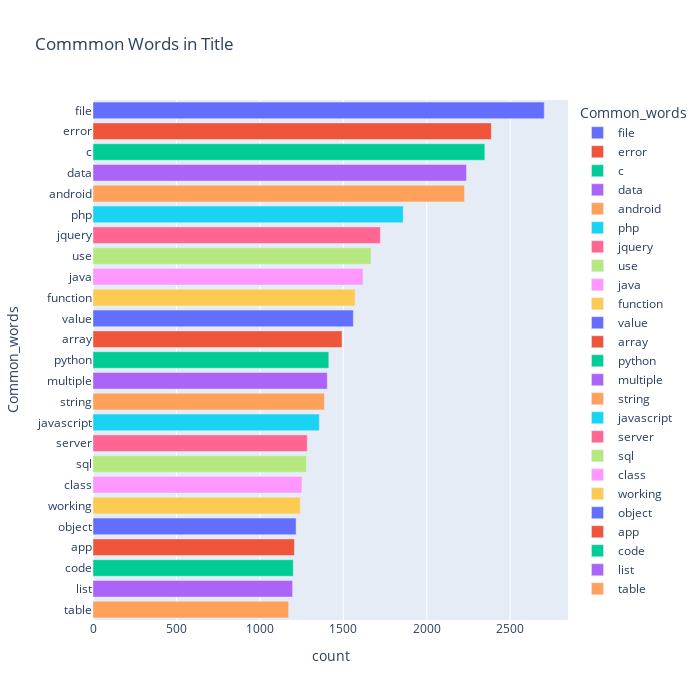

Notebook code cell kept with this figure:
### Code cell
fig = px.bar(titleDf, x="count", y="Common_words", title='Commmon Words in Title', orientation='h', 
             width=700, height=700,color='Common_words')
fig.show()

### Figure 1 — Plotly figure (JSON) as saved in the notebook; plotly's stock layout.template omitted (floating-point values rounded to 4 significant figures)
{"data": [{"alignmentgroup": "True", "hovertemplate": "Common_words=%{y}<br>count=%{x}<extra></extra>", "legendgroup": "file", "marker": {"color": "#636efa"}, "name": "file", "offsetgroup": "file", "orientation": "h", "showlegend": true, "textposition": "auto", "type": "bar", "x": [2704], "xaxis": "x", "y": ["file"], "yaxis": "y"}, {"alignmentgroup": "True", "hovertemplate": "Common_words=%{y}<br>count=%{x}<extra></extra>", "legendgroup": "error", "marker": {"color": "#EF553B"}, "name": "error", "offsetgroup": "error", "orientation": "h", "showlegend": true, "textposition": "auto", "type": "bar", "x": [2387], "xaxis": "x", "y": ["error"], "yaxis": "y"}, {"alignmentgroup": "True", "hovertemplate": "Common_words=%{y}<br>count=%{x}<extra></extra>", "legendgroup": "c", "marker": {"color": "#00cc96"}, "name": "c", "offsetgroup": "c", "orientation": "h", "showlegend": true, "textposition": "auto", "type": "bar", "x": [2348], "xaxis": "x", "y": ["c"], "yaxis": "y"}, {"alignmentgroup": "True", "hovertemplate": "Common_words=%{y}<br>count=%{x}<extra></extra>", "legendgroup": "data", "marker": {"color": "#ab63fa"}, "name": "data", "offsetgroup": "data", "orientation": "h", "showlegend": true, "textposition": "auto", "type": "bar", "x": [2238], "xaxis": "x", "y": ["data"], "yaxis": "y"}, {"alignmentgroup": "True", "hovertemplate": "Common_words=%{y}<br>count=%{x}<extra></extra>", "legendgroup": "android", "marker": {"color": "#FFA15A"}, "name": "android", "offsetgroup": "android", "orientation": "h", "showlegend": true, "textposition": "auto", "type": "bar", "x": [2226], "xaxis": "x", "y": ["android"], "yaxis": "y"}, {"alignmentgroup": "True", "hovertemplate": "Common_words=%{y}<br>count=%{x}<extra></extra>", "legendgroup": "php", "marker": {"color": "#19d3f3"}, "name": "php", "offsetgroup": "php", "orientation": "h", "showlegend": true, "textposition": "auto", "type": "bar", "x": [1859], "xaxis": "x", "y": ["php"], "yaxis": "y"}, {"alignmentgroup": "True", "hovertemplate": "Common_words=%{y}<br>count=%{x}<extra></extra>", "legendgroup": "jquery", "marker": {"color": "#FF6692"}, "name": "jquery", "offsetgroup": "jquery", "orientation": "h", "showlegend": true, "textposition": "auto", "type": "bar", "x": [1722], "xaxis": "x", "y": ["jquery"], "yaxis": "y"}, {"alignmentgroup": "True", "hovertemplate": "Common_words=%{y}<br>count=%{x}<extra></extra>", "legendgroup": "use", "marker": {"color": "#B6E880"}, "name": "use", "offsetgroup": "use", "orientation": "h", "showlegend": true, "textposition": "auto", "type": "bar", "x": [1666], "xaxis": "x", "y": ["use"], "yaxis": "y"}, {"alignmentgroup": "True", "hovertemplate": "Common_words=%{y}<br>count=%{x}<extra></extra>", "legendgroup": "java", "marker": {"color": "#FF97FF"}, "name": "java", "offsetgroup": "java", "orientation": "h", "showlegend": true, "textposition": "auto", "type": "bar", "x": [1618], "xaxis": "x", "y": ["java"], "yaxis": "y"}, {"alignmentgroup": "True", "hovertemplate": "Common_words=%{y}<br>count=%{x}<extra></extra>", "legendgroup": "function", "marker": {"color": "#FECB52"}, "name": "function", "offsetgroup": "function", "orientation": "h", "showlegend": true, "textposition": "auto", "type": "bar", "x": [1571], "xaxis": "x", "y": ["function"], "yaxis": "y"}, {"alignmentgroup": "True", "hovertemplate": "Common_words=%{y}<br>count=%{x}<extra></extra>", "legendgroup": "value", "marker": {"color": "#636efa"}, "name": "value", "offsetgroup": "value", "orientation": "h", "showlegend": true, "textposition": "auto", "type": "bar", "x": [1560], "xaxis": "x", "y": ["value"], "yaxis": "y"}, {"alignmentgroup": "True", "hovertemplate": "Common_words=%{y}<br>count=%{x}<extra></extra>", "legendgroup": "array", "marker": {"color": "#EF553B"}, "name": "array", "offsetgroup": "array", "orientation": "h", "showlegend": true, "textposition": "auto", "type": "bar", "x": [1492], "xaxis": "x", "y": ["array"], "yaxis": "y"}, {"alignmentgroup": "True", "hovertemplate": "Common_words=%{y}<br>count=%{x}<extra></extra>", "legendgroup": "python", "marker": {"color": "#00cc96"}, "name": "python", "offsetgroup": "python", "orientation": "h", "showlegend": true, "textposition": "auto", "type": "bar", "x": [1413], "xaxis": "x", "y": ["python"], "yaxis": "y"}, {"alignmentgroup": "True", "hovertemplate": "Common_words=%{y}<br>count=%{x}<extra></extra>", "legendgroup": "multiple", "marker": {"color": "#ab63fa"}, "name": "multiple", "offsetgroup": "multiple", "orientation": "h", "showlegend": true, "textposition": "auto", "type": "bar", "x": [1404], "xaxis": "x", "y": ["multiple"], "yaxis": "y"}, {"alignmentgroup": "True", "hovertemplate": "Common_words=%{y}<br>count=%{x}<extra></extra>", "legendgroup": "string", "marker": {"color": "#FFA15A"}, "name": "string", "offsetgroup": "string", "orientation": "h", "showlegend": true, "textposition": "auto", "type": "bar", "x": [1387], "xaxis": "x", "y": ["string"], "yaxis": "y"}, {"alignmentgroup": "True", "hovertemplate": "Common_words=%{y}<br>count=%{x}<extra></extra>", "legendgroup": "javascript", "marker": {"color": "#19d3f3"}, "name": "javascript", "offsetgroup": "javascript", "orientation": "h", "showlegend": true, "textposition": "auto", "type": "bar", "x": [1356], "xaxis": "x", "y": ["javascript"], "yaxis": "y"}, {"alignmentgroup": "True", "hovertemplate": "Common_words=%{y}<br>count=%{x}<extra></extra>", "legendgroup": "server", "marker": {"color": "#FF6692"}, "name": "server", "offsetgroup": "server", "orientation": "h", "showlegend": true, "textposition": "auto", "type": "bar", "x": [1284], "xaxis": "x", "y": ["server"], "yaxis": "y"}, {"alignmentgroup": "True", "hovertemplate": "Common_words=%{y}<br>count=%{x}<extra></extra>", "legendgroup": "sql", "marker": {"color": "#B6E880"}, "name": "sql", "offsetgroup": "sql", "orientation": "h", "showlegend": true, "textposition": "auto", "type": "bar", "x": [1279], "xaxis": "x", "y": ["sql"], "yaxis": "y"}, {"alignmentgroup": "True", "hovertemplate": "Common_words=%{y}<br>count=%{x}<extra></extra>", "legendgroup": "class", "marker": {"color": "#FF97FF"}, "name": "class", "offsetgroup": "class", "orientation": "h", "showlegend": true, "textposition": "auto", "type": "bar", "x": [1252], "xaxis": "x", "y": ["class"], "yaxis": "y"}, {"alignmentgroup": "True", "hovertemplate": "Common_words=%{y}<br>count=%{x}<extra></extra>", "legendgroup": "working", "marker": {"color": "#FECB52"}, "name": "working", "offsetgroup": "working", "orientation": "h", "showlegend": true, "textposition": "auto", "type": "bar", "x": [1242], "xaxis": "x", "y": ["working"], "yaxis": "y"}, {"alignmentgroup": "True", "hovertemplate": "Common_words=%{y}<br>count=%{x}<extra></extra>", "legendgroup": "object", "marker": {"color": "#636efa"}, "name": "object", "offsetgroup": "object", "orientation": "h", "showlegend": true, "textposition": "auto", "type": "bar", "x": [1217], "xaxis": "x", "y": ["object"], "yaxis": "y"}, {"alignmentgroup": "True", "hovertemplate": "Common_words=%{y}<br>count=%{x}<extra></extra>", "legendgroup": "app", "marker": {"color": "#EF553B"}, "name": "app", "offsetgroup": "app", "orientation": "h", "showlegend": true, "textposition": "auto", "type": "bar", "x": [1207], "xaxis": "x", "y": ["app"], "yaxis": "y"}, {"alignmentgroup": "True", "hovertemplate": "Common_words=%{y}<br>count=%{x}<extra></extra>", "legendgroup": "code", "marker": {"color": "#00cc96"}, "name": "code", "offsetgroup": "code", "orientation": "h", "showlegend": true, "textposition": "auto", "type": "bar", "x": [1200], "xaxis": "x", "y": ["code"], "yaxis": "y"}, {"alignmentgroup": "True", "hovertemplate": "Common_words=%{y}<br>count=%{x}<extra></extra>", "legendgroup": "list", "marker": {"color": "#ab63fa"}, "name": "list", "offsetgroup": "list", "orientation": "h", "showlegend": true, "textposition": "auto", "type": "bar", "x": [1196], "xaxis": "x", "y": ["list"], "yaxis": "y"}, {"alignmentgroup": "True", "hovertemplate": "Common_words=%{y}<br>count=%{x}<extra></extra>", "legendgroup": "table", "marker": {"color": "#FFA15A"}, "name": "table", "offsetgroup": "table", "orientation": "h", "showlegend": true, "textposition": "auto", "type": "bar", "x": [1172], "xaxis": "x", "y": ["table"], "yaxis": "y"}], "layout": {"barmode": "relative", "height": 700, "legend": {"title": {"text": "Common_words"}, "tracegroupgap": 0}, "title": {"text": "Commmon Words in Title"}, "width": 700, "xaxis": {"anchor": "y", "domain": [0, 1], "title": {"text": "count"}}, "yaxis": {"anchor": "x", "categoryarray": ["table", "list", "code", "app", "object", "working", "class", "sql", "server", "javascript", "string", "multiple", "python", "array", "value", "function", "java", "use", "jquery", "php", "android", "data", "c", "error", "file"], "categoryorder": "array", "domain": [0, 1], "title": {"text": "Common_words"}}}}
